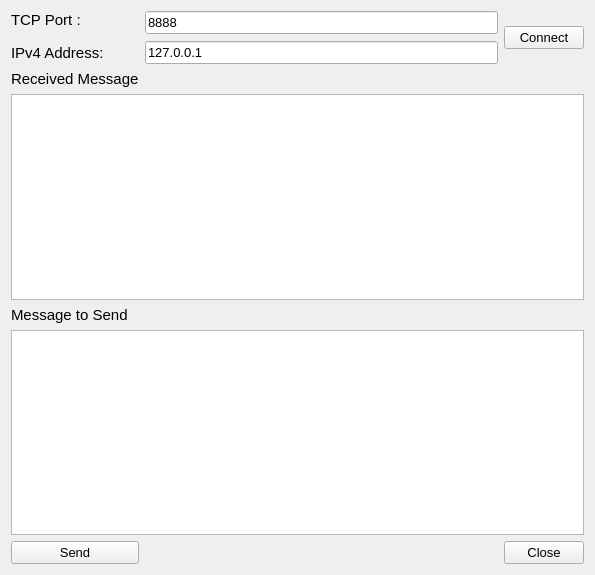
<?xml version="1.0" encoding="UTF-8"?>
<ui version="4.0">
 <class>TCPClient</class>
 <widget class="QWidget" name="TCPClient">
  <property name="geometry">
   <rect>
    <x>0</x>
    <y>0</y>
    <width>595</width>
    <height>575</height>
   </rect>
  </property>
  <property name="windowTitle">
   <string>TCP Client</string>
  </property>
  <layout class="QGridLayout" name="gridLayout">
   <item row="0" column="0">
    <widget class="QLabel" name="label_Port">
     <property name="font">
      <font>
       <pointsize>11</pointsize>
      </font>
     </property>
     <property name="text">
      <string>TCP Port :</string>
     </property>
    </widget>
   </item>
   <item row="0" column="1" rowspan="2">
    <widget class="QLineEdit" name="lineEdit_Port">
     <property name="font">
      <font>
       <pointsize>10</pointsize>
      </font>
     </property>
     <property name="text">
      <string>8888</string>
     </property>
    </widget>
   </item>
   <item row="2" column="0">
    <widget class="QLabel" name="label_IPv4">
     <property name="font">
      <font>
       <pointsize>11</pointsize>
      </font>
     </property>
     <property name="text">
      <string>IPv4 Address:</string>
     </property>
    </widget>
   </item>
   <item row="2" column="1">
    <widget class="QLineEdit" name="lineEdit_IPv4">
     <property name="font">
      <font>
       <pointsize>10</pointsize>
      </font>
     </property>
     <property name="text">
      <string>127.0.0.1</string>
     </property>
    </widget>
   </item>
   <item row="3" column="0">
    <widget class="QLabel" name="label_RxMsg">
     <property name="font">
      <font>
       <pointsize>11</pointsize>
      </font>
     </property>
     <property name="text">
      <string>Received Message</string>
     </property>
    </widget>
   </item>
   <item row="4" column="0" colspan="3">
    <widget class="QTextEdit" name="textEdit_RxMsg">
     <property name="font">
      <font>
       <family>MiSans</family>
       <pointsize>11</pointsize>
      </font>
     </property>
     <property name="readOnly">
      <bool>true</bool>
     </property>
    </widget>
   </item>
   <item row="5" column="0">
    <widget class="QLabel" name="label_TxMsg">
     <property name="font">
      <font>
       <pointsize>11</pointsize>
      </font>
     </property>
     <property name="text">
      <string>Message to Send</string>
     </property>
    </widget>
   </item>
   <item row="6" column="0" colspan="3">
    <widget class="QTextEdit" name="textEdit_TxMsg">
     <property name="font">
      <font>
       <family>MiSans</family>
       <pointsize>11</pointsize>
      </font>
     </property>
    </widget>
   </item>
   <item row="7" column="0">
    <widget class="QPushButton" name="button_Send">
     <property name="font">
      <font>
       <pointsize>10</pointsize>
      </font>
     </property>
     <property name="text">
      <string>Send</string>
     </property>
    </widget>
   </item>
   <item row="7" column="2">
    <widget class="QPushButton" name="button_Close">
     <property name="font">
      <font>
       <pointsize>10</pointsize>
      </font>
     </property>
     <property name="text">
      <string>Close</string>
     </property>
    </widget>
   </item>
   <item row="0" column="2" rowspan="3">
    <widget class="QPushButton" name="button_Connect">
     <property name="font">
      <font>
       <pointsize>10</pointsize>
      </font>
     </property>
     <property name="text">
      <string>Connect</string>
     </property>
    </widget>
   </item>
   <item row="7" column="1">
    <spacer name="horizontalSpacer">
     <property name="orientation">
      <enum>Qt::Horizontal</enum>
     </property>
     <property name="sizeHint" stdset="0">
      <size>
       <width>40</width>
       <height>20</height>
      </size>
     </property>
    </spacer>
   </item>
  </layout>
 </widget>
 <resources/>
 <connections/>
</ui>
